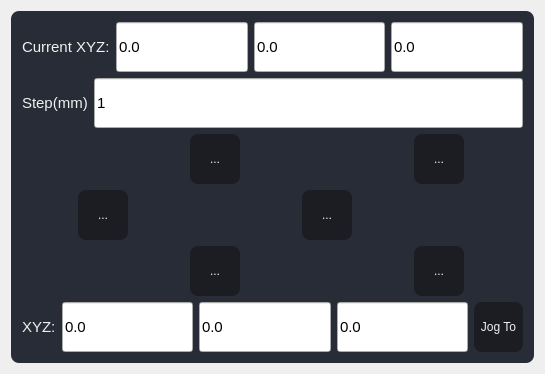
<?xml version="1.0" encoding="UTF-8"?>
<ui version="4.0">
 <class>Motion</class>
 <widget class="QWidget" name="Motion">
  <property name="geometry">
   <rect>
    <x>0</x>
    <y>0</y>
    <width>545</width>
    <height>370</height>
   </rect>
  </property>
  <property name="windowTitle">
   <string>Motion</string>
  </property>
  <property name="styleSheet">
   <string notr="true">QToolButton {
  background-color:  rgb(27, 29, 35);
  color: #F0F0F0;
  border-radius: 8px;
  margin: 0px;
  padding: 2px;
}

QToolButton:checked {
  margin: 1px;
  background-color:  rgb(27, 29, 35);
  border: 1px solid #FFE723;
}

QToolButton:checked:disabled {
  border: 1px solid #CFBB1C;
}

QToolButton:pressed {
   margin: 1px;
   border: 1px solid #FFE723;
}

QToolButton:disabled {
	color: #6e6e6e;
	background-color: #444444;
	border: 2px solid #444444;
}

QToolButton:disabled:hover {
  border: 1px solid #32414B;
}

QToolButton:hover {
 background-color: #21252B;
}

QFrame {
 background-color: rgb(39, 44, 54);
 border-radius: 8px;
}

QLabel{
 color: #F0F0F0;
}
</string>
  </property>
  <layout class="QGridLayout" name="gridLayout_3">
   <item row="0" column="0">
    <widget class="QFrame" name="frame">
     <property name="frameShape">
      <enum>QFrame::StyledPanel</enum>
     </property>
     <property name="frameShadow">
      <enum>QFrame::Raised</enum>
     </property>
     <layout class="QVBoxLayout" name="verticalLayout">
      <item>
       <layout class="QGridLayout" name="gridLayout_2">
        <item row="0" column="3">
         <widget class="QLineEdit" name="lineEdit_z">
          <property name="minimumSize">
           <size>
            <width>0</width>
            <height>50</height>
           </size>
          </property>
          <property name="font">
           <font>
            <pointsize>11</pointsize>
           </font>
          </property>
          <property name="text">
           <string>0.0</string>
          </property>
          <property name="readOnly">
           <bool>true</bool>
          </property>
         </widget>
        </item>
        <item row="0" column="0">
         <widget class="QLabel" name="label_8">
          <property name="minimumSize">
           <size>
            <width>0</width>
            <height>50</height>
           </size>
          </property>
          <property name="font">
           <font>
            <pointsize>11</pointsize>
           </font>
          </property>
          <property name="text">
           <string>Current XYZ:</string>
          </property>
         </widget>
        </item>
        <item row="0" column="2">
         <widget class="QLineEdit" name="lineEdit_y">
          <property name="minimumSize">
           <size>
            <width>0</width>
            <height>50</height>
           </size>
          </property>
          <property name="font">
           <font>
            <pointsize>11</pointsize>
           </font>
          </property>
          <property name="text">
           <string>0.0</string>
          </property>
          <property name="readOnly">
           <bool>true</bool>
          </property>
         </widget>
        </item>
        <item row="0" column="1">
         <widget class="QLineEdit" name="lineEdit_x">
          <property name="minimumSize">
           <size>
            <width>0</width>
            <height>50</height>
           </size>
          </property>
          <property name="font">
           <font>
            <pointsize>11</pointsize>
           </font>
          </property>
          <property name="text">
           <string>0.0</string>
          </property>
          <property name="readOnly">
           <bool>true</bool>
          </property>
         </widget>
        </item>
       </layout>
      </item>
      <item>
       <layout class="QHBoxLayout" name="horizontalLayout_2">
        <item>
         <widget class="QLabel" name="label">
          <property name="minimumSize">
           <size>
            <width>0</width>
            <height>50</height>
           </size>
          </property>
          <property name="font">
           <font>
            <pointsize>11</pointsize>
           </font>
          </property>
          <property name="text">
           <string>Step(mm)</string>
          </property>
         </widget>
        </item>
        <item>
         <widget class="QLineEdit" name="lineEdit_stepMM">
          <property name="minimumSize">
           <size>
            <width>0</width>
            <height>50</height>
           </size>
          </property>
          <property name="font">
           <font>
            <pointsize>11</pointsize>
           </font>
          </property>
          <property name="text">
           <string>1</string>
          </property>
         </widget>
        </item>
       </layout>
      </item>
      <item>
       <layout class="QGridLayout" name="gridLayout">
        <item row="1" column="2">
         <widget class="QToolButton" name="toolButton_jogRight">
          <property name="sizePolicy">
           <sizepolicy hsizetype="Fixed" vsizetype="Fixed">
            <horstretch>0</horstretch>
            <verstretch>0</verstretch>
           </sizepolicy>
          </property>
          <property name="minimumSize">
           <size>
            <width>50</width>
            <height>50</height>
           </size>
          </property>
          <property name="text">
           <string>...</string>
          </property>
          <property name="icon">
           <iconset resource="VisionApp.qrc">
            <normaloff>:/24x24/Icon/24x24/cil-arrow-circle-right.png</normaloff>:/24x24/Icon/24x24/cil-arrow-circle-right.png</iconset>
          </property>
         </widget>
        </item>
        <item row="1" column="0">
         <widget class="QToolButton" name="toolButton_jogLeft">
          <property name="sizePolicy">
           <sizepolicy hsizetype="Fixed" vsizetype="Fixed">
            <horstretch>0</horstretch>
            <verstretch>0</verstretch>
           </sizepolicy>
          </property>
          <property name="minimumSize">
           <size>
            <width>50</width>
            <height>50</height>
           </size>
          </property>
          <property name="text">
           <string>...</string>
          </property>
          <property name="icon">
           <iconset resource="VisionApp.qrc">
            <normaloff>:/24x24/Icon/24x24/cil-arrow-circle-left.png</normaloff>:/24x24/Icon/24x24/cil-arrow-circle-left.png</iconset>
          </property>
         </widget>
        </item>
        <item row="2" column="1">
         <widget class="QToolButton" name="toolButton_jogBack">
          <property name="sizePolicy">
           <sizepolicy hsizetype="Fixed" vsizetype="Fixed">
            <horstretch>0</horstretch>
            <verstretch>0</verstretch>
           </sizepolicy>
          </property>
          <property name="minimumSize">
           <size>
            <width>50</width>
            <height>50</height>
           </size>
          </property>
          <property name="text">
           <string>...</string>
          </property>
          <property name="icon">
           <iconset resource="VisionApp.qrc">
            <normaloff>:/24x24/Icon/24x24/cil-arrow-circle-bottom.png</normaloff>:/24x24/Icon/24x24/cil-arrow-circle-bottom.png</iconset>
          </property>
         </widget>
        </item>
        <item row="0" column="1">
         <widget class="QToolButton" name="toolButton_jogFront">
          <property name="sizePolicy">
           <sizepolicy hsizetype="Fixed" vsizetype="Fixed">
            <horstretch>0</horstretch>
            <verstretch>0</verstretch>
           </sizepolicy>
          </property>
          <property name="minimumSize">
           <size>
            <width>50</width>
            <height>50</height>
           </size>
          </property>
          <property name="text">
           <string>...</string>
          </property>
          <property name="icon">
           <iconset resource="VisionApp.qrc">
            <normaloff>:/24x24/Icon/24x24/cil-arrow-circle-top.png</normaloff>:/24x24/Icon/24x24/cil-arrow-circle-top.png</iconset>
          </property>
         </widget>
        </item>
        <item row="2" column="3">
         <widget class="QToolButton" name="toolButton_jogBottom">
          <property name="sizePolicy">
           <sizepolicy hsizetype="Fixed" vsizetype="Fixed">
            <horstretch>0</horstretch>
            <verstretch>0</verstretch>
           </sizepolicy>
          </property>
          <property name="minimumSize">
           <size>
            <width>50</width>
            <height>50</height>
           </size>
          </property>
          <property name="text">
           <string>...</string>
          </property>
          <property name="icon">
           <iconset resource="VisionApp.qrc">
            <normaloff>:/24x24/Icon/24x24/cil-vertical-align-bottom.png</normaloff>:/24x24/Icon/24x24/cil-vertical-align-bottom.png</iconset>
          </property>
         </widget>
        </item>
        <item row="0" column="3">
         <widget class="QToolButton" name="toolButton_jogTop">
          <property name="sizePolicy">
           <sizepolicy hsizetype="Fixed" vsizetype="Fixed">
            <horstretch>0</horstretch>
            <verstretch>0</verstretch>
           </sizepolicy>
          </property>
          <property name="minimumSize">
           <size>
            <width>50</width>
            <height>50</height>
           </size>
          </property>
          <property name="text">
           <string>...</string>
          </property>
          <property name="icon">
           <iconset resource="VisionApp.qrc">
            <normaloff>:/24x24/Icon/24x24/cil-vertical-align-top.png</normaloff>:/24x24/Icon/24x24/cil-vertical-align-top.png</iconset>
          </property>
         </widget>
        </item>
       </layout>
      </item>
      <item>
       <layout class="QHBoxLayout" name="horizontalLayout">
        <item>
         <widget class="QLabel" name="label_2">
          <property name="minimumSize">
           <size>
            <width>0</width>
            <height>50</height>
           </size>
          </property>
          <property name="font">
           <font>
            <pointsize>11</pointsize>
           </font>
          </property>
          <property name="text">
           <string>XYZ:</string>
          </property>
         </widget>
        </item>
        <item>
         <widget class="QLineEdit" name="lineEdit_jogToX">
          <property name="minimumSize">
           <size>
            <width>0</width>
            <height>50</height>
           </size>
          </property>
          <property name="font">
           <font>
            <pointsize>11</pointsize>
           </font>
          </property>
          <property name="inputMethodHints">
           <set>Qt::ImhDigitsOnly|Qt::ImhPreferNumbers</set>
          </property>
          <property name="text">
           <string>0.0</string>
          </property>
         </widget>
        </item>
        <item>
         <widget class="QLineEdit" name="lineEdit_jogToY">
          <property name="minimumSize">
           <size>
            <width>0</width>
            <height>50</height>
           </size>
          </property>
          <property name="font">
           <font>
            <pointsize>11</pointsize>
           </font>
          </property>
          <property name="inputMethodHints">
           <set>Qt::ImhDigitsOnly|Qt::ImhPreferNumbers</set>
          </property>
          <property name="text">
           <string>0.0</string>
          </property>
         </widget>
        </item>
        <item>
         <widget class="QLineEdit" name="lineEdit_jogToZ">
          <property name="minimumSize">
           <size>
            <width>0</width>
            <height>50</height>
           </size>
          </property>
          <property name="font">
           <font>
            <pointsize>11</pointsize>
           </font>
          </property>
          <property name="inputMethodHints">
           <set>Qt::ImhDigitsOnly|Qt::ImhPreferNumbers</set>
          </property>
          <property name="text">
           <string>0.0</string>
          </property>
         </widget>
        </item>
        <item>
         <widget class="QToolButton" name="toolButton_jogTo">
          <property name="minimumSize">
           <size>
            <width>0</width>
            <height>50</height>
           </size>
          </property>
          <property name="font">
           <font>
            <pointsize>9</pointsize>
           </font>
          </property>
          <property name="text">
           <string>Jog To</string>
          </property>
         </widget>
        </item>
       </layout>
      </item>
      <item>
       <spacer name="verticalSpacer">
        <property name="orientation">
         <enum>Qt::Vertical</enum>
        </property>
        <property name="sizeHint" stdset="0">
         <size>
          <width>20</width>
          <height>40</height>
         </size>
        </property>
       </spacer>
      </item>
     </layout>
    </widget>
   </item>
  </layout>
 </widget>
 <layoutdefault spacing="6" margin="11"/>
 <resources>
  <include location="VisionApp.qrc"/>
 </resources>
 <connections/>
</ui>
